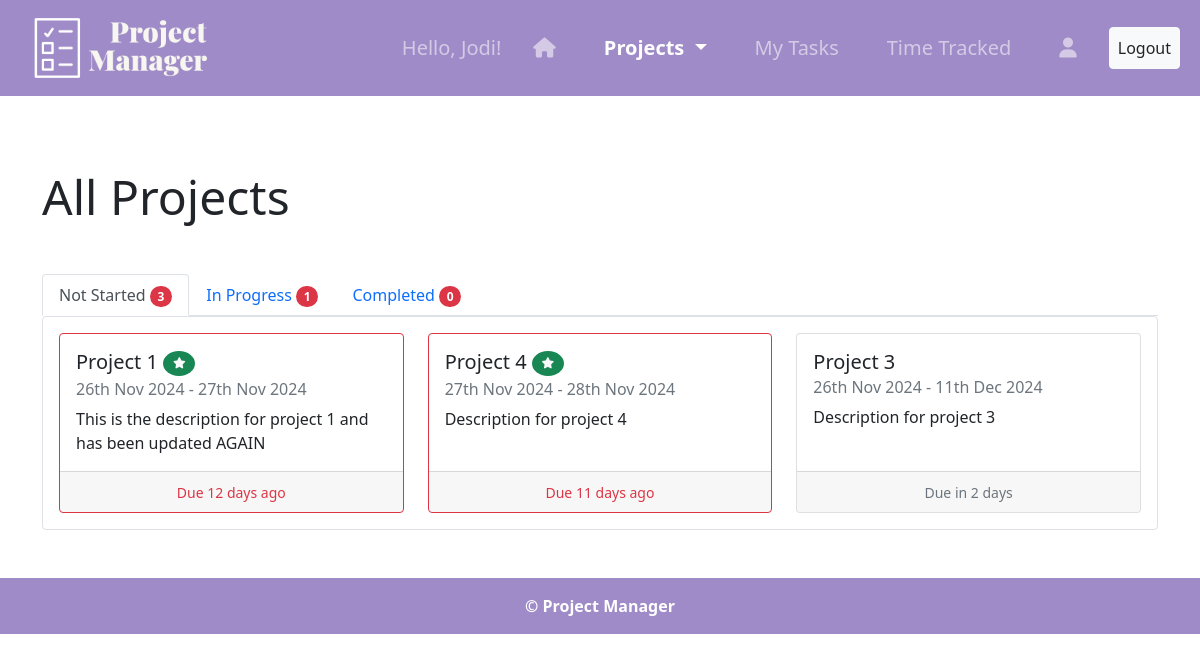
The page /project/ (signed in) on the database as committed earlier.
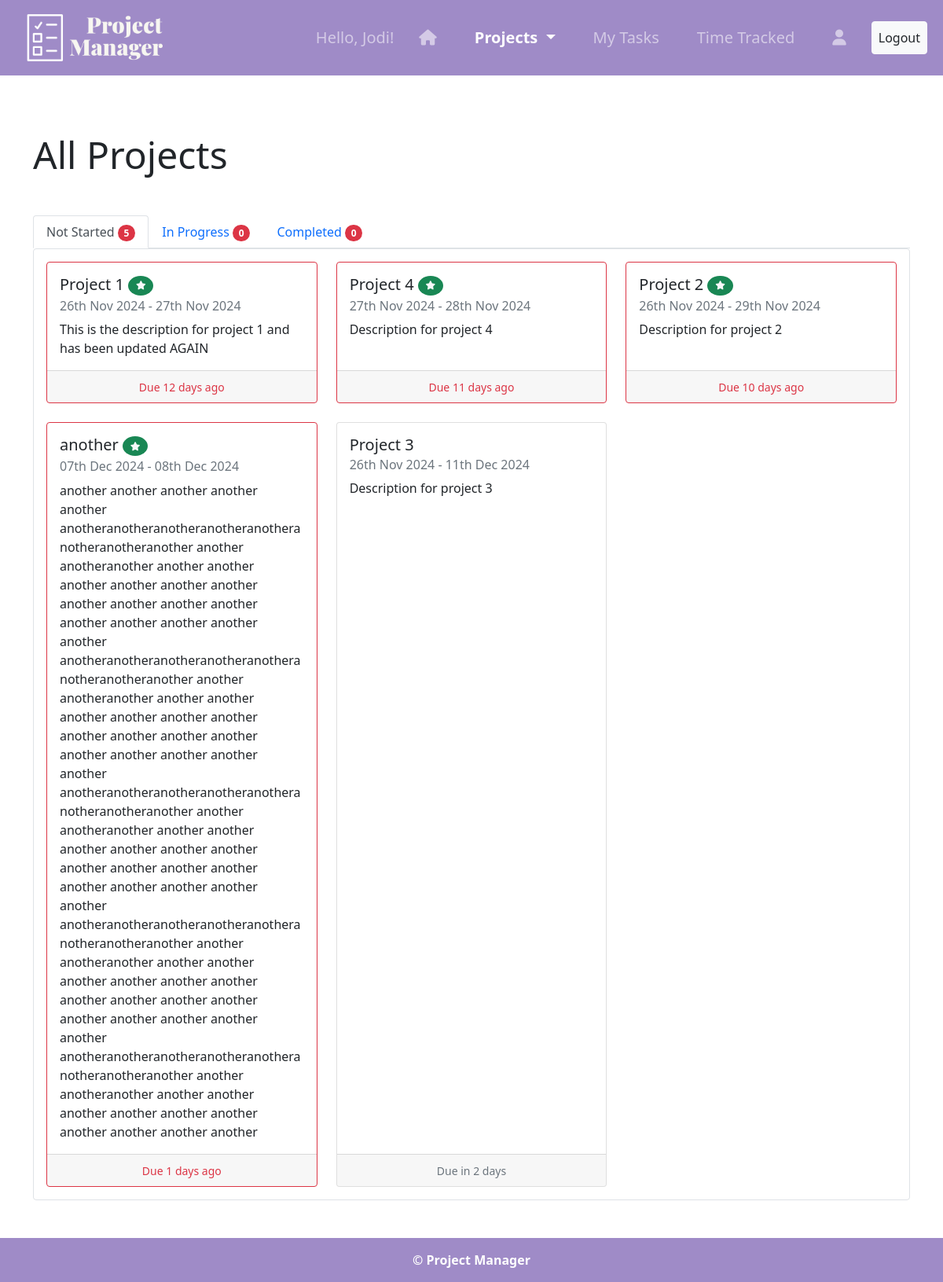
The same page on the database as committed later.
### projects/models.py (models this page shows, shortened)
class Project(models.Model):
    STATUS_CHOICES = [
        ('Not Started', 'Not Started'),
        ('In Progress', 'In Progress'),
        ('Completed', 'Completed'),
    ]
    name = models.CharField(max_length=200)
    description = models.TextField()
    created_by = models.ForeignKey(User, on_delete=models.CASCADE)
    start_date = models.DateField(default=date.today) #default to today
    end_date = models.DateField(default= date.today() + timedelta(1)) #defult to tomorrow
    team_members = models.ManyToManyField(User, related_name='projects')
    status = models.CharField(max_length=50, choices=STATUS_CHOICES, default='Not Started') #default to not started

### projects/views.py (the view)
# urls.py: path('project/', ProjectListView.as_view(), name='project-list'),
class ProjectListView(LoginRequiredMixin, ListView):
    model = Project
    context_object_name = 'projects'
    ordering = ['end_date'] # Order projects by end date, showing those due to end soon first
    def get_context_data(self, **kwargs):
        context = super().get_context_data(**kwargs)
        today = timezone.now().date()
        not_started_projects = []
        in_progress_projects = []
        completed_projects = []
        for project in context['projects']:
            if project.status == 'Not Started':
                not_started_projects.append(project)
            elif project.status == 'In Progress':
                in_progress_projects.append(project)
            else:
                completed_projects.append(project)
            remaining_days = (project.end_date - today).days
            if remaining_days == 0:
                project.remaining_message = 'Due Today'
                project.is_overdue = False
            elif remaining_days < 0:
                project.remaining_message = f'Due {-remaining_days} days ago'
                project.is_overdue = True
            else:
                project.remaining_message = f'Due in {remaining_days} days'
                project.is_overdue = False
        context['not_started_projects'] = not_started_projects
        context['in_progress_projects'] = in_progress_projects
        context['completed_projects'] = completed_projects
        context['not_started_count'] = len(not_started_projects)
        context['in_progress_count'] = len(in_progress_projects)
        context['completed_count'] = len(completed_projects)
        return context

### projects/templates/projects/project_list.html (shortened to what this page needs)
{% extends "projects/base.html" %}
{% block content %}
    <div class="container">
        <h2 class="display-5 my-5">All Projects</h2>
        <ul class="nav nav-tabs" id="projectsTabs" role="tablist">
            <li class="nav-item" role="presentation">
                <button class="nav-link active" id="not-started-tab" data-bs-toggle="tab" data-bs-target="#notstarted" type="button" role="tab" aria-controls="notstarted" aria-selected="true">Not Started <span class="badge rounded-pill bg-danger">{{ not_started_count }}</span></button>
            </li>
            <li class="nav-item" role="presentation">
                <button class="nav-link" id="in-progress-tab" data-bs-toggle="tab" data-bs-target="#inprogress" type="button" role="tab" aria-controls="inprogress" aria-selected="false">In Progress <span class="badge rounded-pill bg-danger">{{ in_progress_count }}</span></button>
            </li>
            <li class="nav-item" role="presentation">
                <button class="nav-link" id="completed-tab" data-bs-toggle="tab" data-bs-target="#completed" type="button" role="tab" aria-controls="completed" aria-selected="false">Completed <span class="badge rounded-pill bg-danger">{{ completed_count }}</span></button>
            </li>
        </ul>
        <div class="tab-content p-3 border rounded" id="myTabContent">
            <div class="tab-pane fade show active" id="notstarted" role="tabpanel" aria-labelledby="notstarted-tab">
                <div class="row row-cols-1 row-cols-md-2 row-cols-lg-3 g-4">
                    {% if not_started_projects %}
                        {% for project in not_started_projects %}
                            <div class="col">
                                <a href="{% url 'project-detail' project.id %}" class="text-decoration-none text-dark">
                                    <div class="card {% if project.is_overdue %}border-danger{% endif %} h-100">
                                        <div class="card-body">
                                            <h5 class="card-title">
                                                {{ project.name }}
                                                {% if project.created_by == user %}
                                                    <span class="badge rounded-circle bg-success text-light" title="Created by you">
                                                    </span>
                                                {% endif %}
                                            </h5>
                                            <h6 class="card-subtitle mb-2 text-muted">
                                                {{ project.start_date|date:'dS M Y' }} - {{ project.end_date|date:'dS M Y' }}
                                            </h6>
                                            <p class="card-text">{{ project.description }}</p>
                                        </div>
                                        <div class="card-footer text-center">
                                            {% if project.remaining_message %}
                                                <small class="{% if project.is_overdue %}text-danger{% else %}text-muted{% endif %}">{{ project.remaining_message }}</small>
                                            {% endif %}
                                        </div>
                                    </div>
                                </a>
                            </div>
                        {% endfor %}
                        {% else %}
                            <span class="text-muted py-4">No projects found..</span>
                        {% endif %}
                </div>
            </div>
          </div>
    </div>
{% endblock content %}

### projects/templates/projects/base.html (shortened to what this page needs)
<!DOCTYPE html>
<html lang="en">
<head>
    <link href="https://cdn.jsdelivr.net/npm/bootstrap@5.0.2/dist/css/bootstrap.min.css" rel="stylesheet">
    {% load static %}
    <link rel="stylesheet" href="{% static 'css/style.css' %}">
</head>
<body>
    <div class="col-md-12">
        <nav class="navbar navbar-expand-lg navbar-dark" id="menu">
            <div class="container-fluid">
                <a class="navbar-brand" href="{% url 'project-home' %}">
                    <img src="{% static 'images/logo.png' %}" alt="Logo" id="logo">
                </a>
                <div class="collapse navbar-collapse justify-content-end" id="navbarNavDropdown">
                    <ul class="navbar-nav">
                        {% if user.is_authenticated %}
                            <span class="navbar-text mx-2 fs-5">Hello, {{ user.first_name }}!</span>
                            <li class="nav-item mx-3">
                                <a class="nav-link fs-5 {% if request.resolver_match.url_name == 'project-home' %}active{% endif %}" href="{% url 'project-home' %}"><i class="fa-solid fa-house"></i></a>
                            </li>
                            <li class="nav-item dropdown">
                                <a class="nav-link dropdown-toggle mx-3 fs-5 {% if request.resolver_match.url_name == 'project-list' or request.resolver_match.url_name == 'project-create' %}active{% endif %}
                                " href="#" id="navbarDropdown" role="button" data-bs-toggle="dropdown" aria-expanded="false">
                                    Projects
                                </a>
                            </li>
                            <li class="nav-item mx-3">
                                <a class="nav-link fs-5 {% if request.resolver_match.url_name == 'task-home' %}active{% endif %}" href="{% url 'task-home' %}">My Tasks</a>
                            </li>
                            <li class="nav-item mx-3">
                                <a class="nav-link fs-5 {% if request.resolver_match.url_name == 'time-tracked' %}active{% endif %}" href="{% url 'time-tracked' %}">Time Tracked</a>
                            </li>
                            <li class="nav-item mx-3">
                                <a class="nav-link fs-5 {% if request.resolver_match.url_name == 'profile' %}active{% endif %}" href="{% url 'profile' %}"><i class="fa-solid fa-user"></i></a>
                            </li>
                            <form method="POST" action="{% url 'logout' %}" class="form-inline nav-item d-flex align-items-center">
                                <button type="submit" class="btn btn-logout nav-link btn-light text-dark mx-2">
                                    Logout
                                </button>
                            </form>
                        {% endif %}
                    </ul>
                </div>
            </div>
        </nav>
        <div class="container pt-4">
        </div>
        {% block content %}{% endblock %}
        <footer class="py-3 mt-5">
            <strong>&copy; Project Manager</strong>
        </footer>
    </div>
</body>
</html>

### static/css/style.css (style rules this page uses)
#menu { background-color: #9F8BC7; color: #ffffff; }
#logo { height: 70px; }
.navbar-nav .nav-link.active { font-weight: bold; }
footer { background-color: #9F8BC7; color: #ffffff; text-align: center; }

Rows that differ between the two databases and show on the page:
now on this page (row edited): Project: name "Project 2", start_date "26th Nov 2024", end_date "29th Nov 2024", description "Description for project 2", remaining_message "Due 10 days ago"
added Project: name "another", start_date "07th Dec 2024", end_date "08th Dec 2024", description "another another another another another anotheranotheranotheranotheranotheranotheranotheranother another anotheranother another another another another another another another another another another another another another another another anotheranotheranotheranotheranotheranotheranotheranother another anotheranother another another another another another another another another another another another another another another another anotheranotheranotheranotheranotheranotheranotheranother another anotheranother another another another another another another another another another another another another another another another anotheranotheranotheranotheranotheranotheranotheranother…", remaining_message "Due 1 days ago"
Other text that changed with them:
{{ not_started_count }}: "3" → "5"
{{ in_progress_count }}: "1" → "0"
